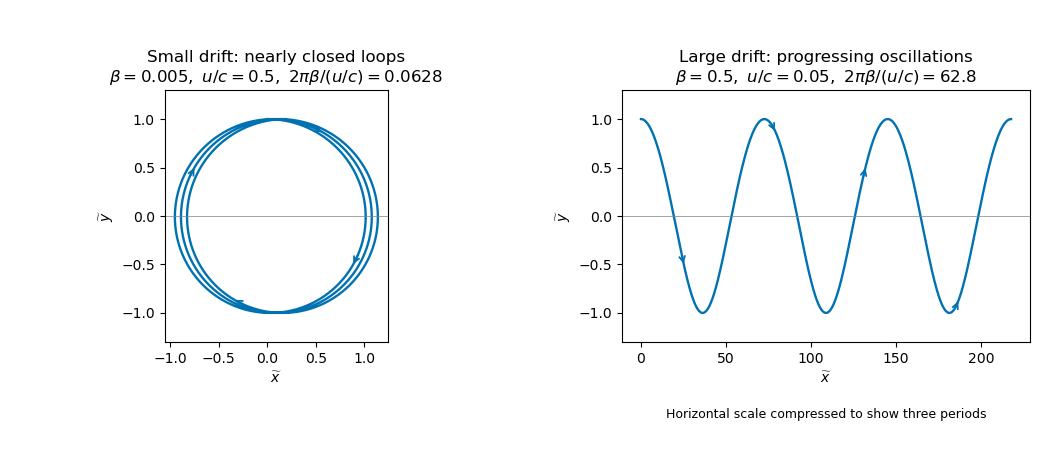

The script that drew this image:
"""Original crossed-field trajectories, Cambridge 2017 II paper 1 Q35.
Output same-basename PNG in CWD. Python 3.14.4, matplotlib 3.10.7+dfsg1,
numpy 2.3.5 tested; project pins Python3.14/matplotlib3.10.7/numpy2.3.5.
"""
import os
os.environ.setdefault('MPLCONFIGDIR','/tmp/2017-ii-paper-1-mpl-cache')
import numpy as np
import matplotlib
matplotlib.use('Agg')
import matplotlib.pyplot as plt
from pathlib import Path
fig,axs=plt.subplots(1,2,figsize=(10.4,4.5),dpi=100,facecolor='white')
for ax,beta,uc,label in zip(axs,[.005,.5],[.5,.05],['Small drift: nearly closed loops','Large drift: progressing oscillations']):
 d=beta/uc;gamma=1/np.sqrt(1-beta**2);s=np.linspace(0,6*np.pi,2401)
 x=gamma*(d*s+np.sin(s));y=np.cos(s)
 ax.plot(x,y,color='#0072B2',lw=1.7)
 for i in [250,850,1450,2050]:ax.annotate('',xy=(x[i+20],y[i+20]),xytext=(x[i],y[i]),arrowprops={'arrowstyle':'->','color':'#0072B2','lw':1.3})
 ax.set(xlabel=r'$\widetilde x$',ylabel=r'$\widetilde y$',ylim=(-1.3,1.3),title=label+'\n'+rf'$\beta={beta:g},\ u/c={uc:g},\ 2\pi\beta/(u/c)={2*np.pi*d:.3g}$')
 ax.axhline(0,color='gray',lw=.5)
 if d<1:ax.set_aspect('equal',adjustable='box')
 else:ax.text(.5,-.30,'Horizontal scale compressed to show three periods',transform=ax.transAxes,ha='center',fontsize=9)
fig.subplots_adjust(left=.07,right=.99,top=.80,bottom=.24,wspace=.35)
fig.savefig(Path.cwd()/(Path(__file__).stem+'.png'),facecolor='white',transparent=False)
